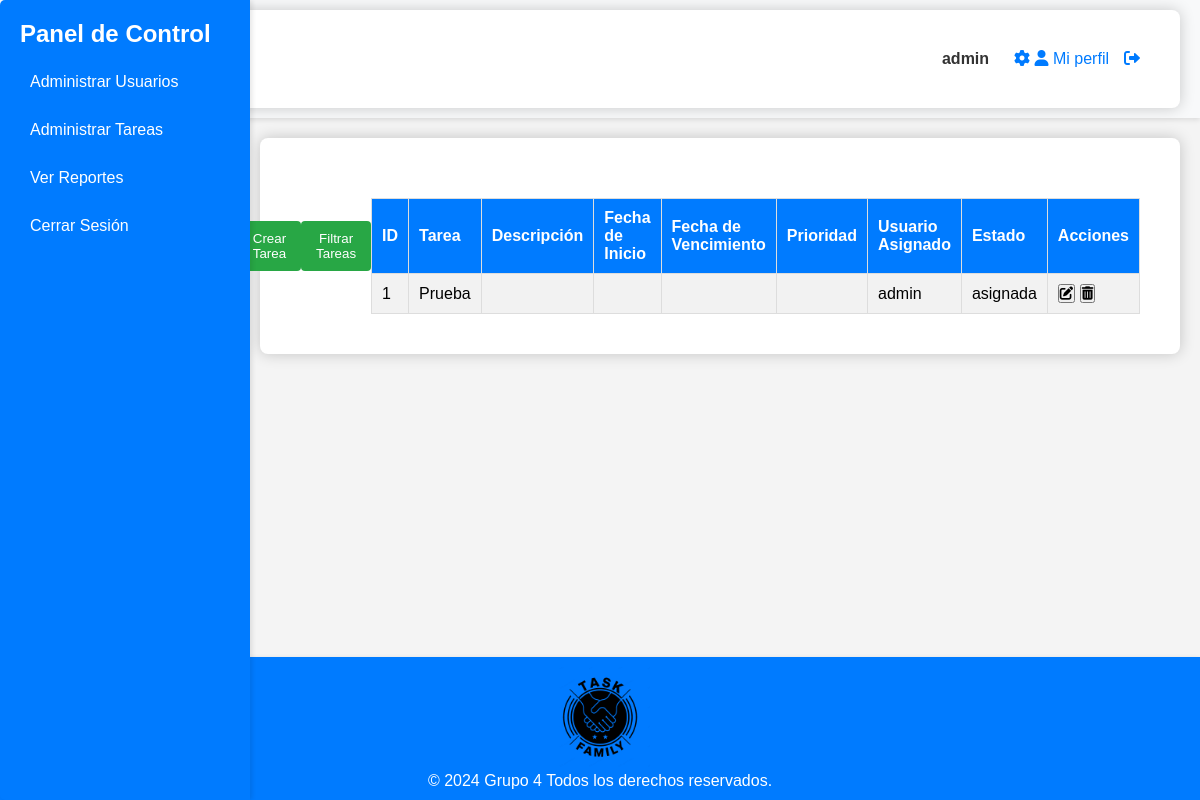
/manage_tasks.php?user_id=10 (signed in), run on an earlier commit of the app's database.
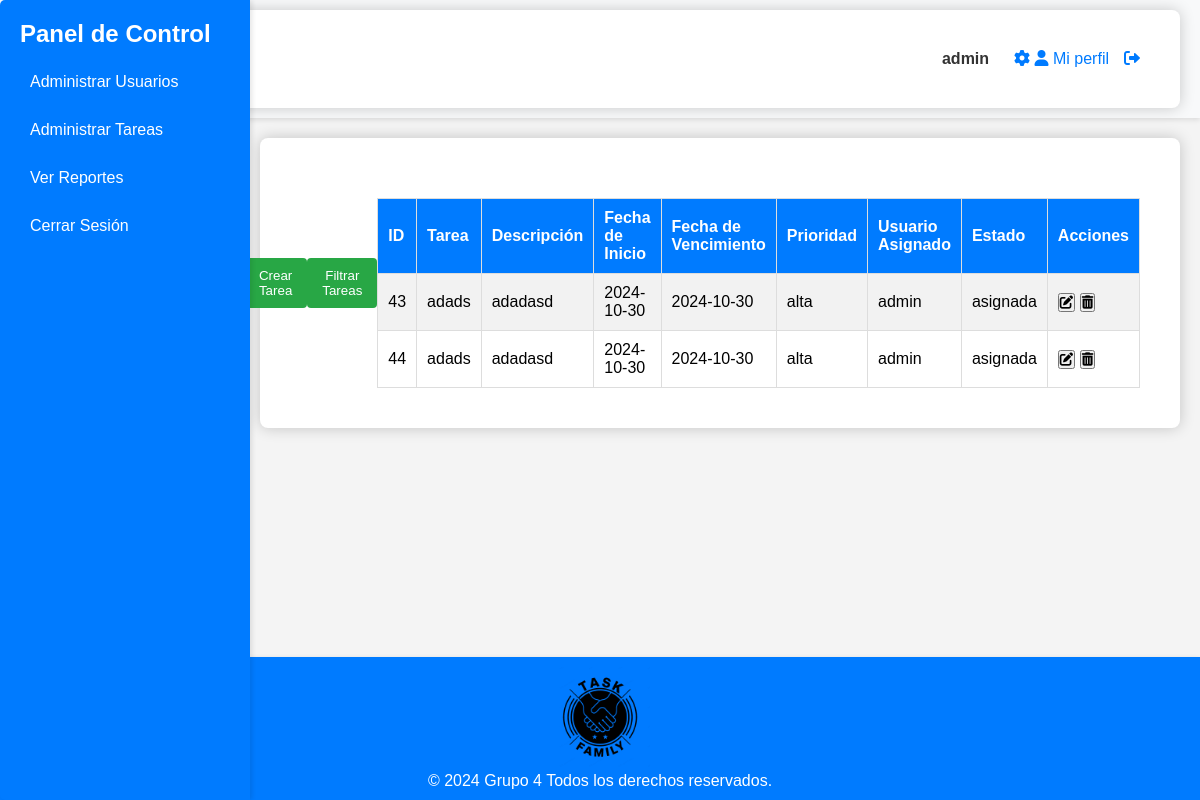
And on a later commit of the database.
### tables this page shows
CREATE TABLE `tasks` (
  `id` int(11) NOT NULL,
  `user_id` int(11) NOT NULL,
  `start_date` date DEFAULT NULL,
  `task_name` varchar(255) NOT NULL,
  `status` enum('Nueva','Pendiente','asignada','completada','En Progreso') DEFAULT 'asignada',
  `created_at` timestamp NOT NULL DEFAULT current_timestamp(),
  `updated_at` timestamp NOT NULL DEFAULT current_timestamp() ON UPDATE current_timestamp(),
  `description` text DEFAULT NULL,
  `due_date` date DEFAULT NULL,
  `priority` enum('alta','media','baja') DEFAULT NULL
);

CREATE TABLE `users` (
  `id` int(11) NOT NULL,
  `username` varchar(50) NOT NULL,
  `email` varchar(100) NOT NULL,
  `profile_picture` varchar(255) DEFAULT NULL,
  `password` varchar(255) NOT NULL,
  `role` enum('admin','user') NOT NULL,
  `created_at` timestamp NOT NULL DEFAULT current_timestamp(),
  `photo` varchar(255) DEFAULT 'uploads/default-avatar.png'
);

### manage_tasks.php (the view, shortened to what the changed rows need)
<?php
include 'db_connection.php';
$user_filter = $_GET['user_id'] ?? '';
$sql_tasks = "SELECT * FROM tasks WHERE 1=1";
$filter_params = [];
if (!empty($user_filter)) {
    $sql_tasks .= " AND user_id = ?";
    $filter_params[] = $user_filter;
}
$stmt = $conn->prepare($sql_tasks);
if (count($filter_params) > 0) {
    $types = str_repeat('s', count($filter_params));
    $stmt->bind_param($types, ...$filter_params);
}
$stmt->execute();
$result_tasks = $stmt->get_result();
?>
<!DOCTYPE html>
<html lang="es">
<head>
    <link rel="stylesheet" href="styles/admin_users.css">
    <link rel="stylesheet" href="https://cdnjs.cloudflare.com/ajax/libs/font-awesome/6.0.0/css/all.min.css">
</head>
<body>
    <?php include 'header_admin.php'; ?>
    <?php include 'sidebar.php'; ?>
    <div class="main-content">
        <div class="container">
            <table>
                <tr>
                    <th>Mensaje</th>
                    <th>Fecha</th>
                    <th>Acciones</th>
                </tr>
            </table>
          <center><h2>Tareas</h2></center>
            <table>
                <tr>
                    <th>ID</th>
                    <th>Tarea</th>
                    <th>Descripción</th>
                    <th>Fecha de Inicio</th>
                    <th>Fecha de Vencimiento</th>
                    <th>Prioridad</th>
                    <th>Usuario Asignado</th>
                    <th>Estado</th>
                    <th>Acciones</th>
                </tr>
                <?php if ($result_tasks->num_rows > 0): ?>
                    <?php while ($task = $result_tasks->fetch_assoc()): ?>
                    <tr>
                        <td><?php echo htmlspecialchars($task['id']); ?></td>
                        <td><?php echo htmlspecialchars($task['task_name']); ?></td>
                        <td><?php echo htmlspecialchars($task['description']); ?></td>
                        <td><?php echo htmlspecialchars($task['start_date']); ?></td>
                        <td><?php echo htmlspecialchars($task['due_date']); ?></td>
                        <td><?php echo htmlspecialchars($task['priority']); ?></td>
                        <td>
                            <?php
                            $user_sql = "SELECT username FROM users WHERE id = " . (int)$task['user_id'];
                            $user_result = $conn->query($user_sql);
                            $user = $user_result->fetch_assoc();
                            echo $user ? htmlspecialchars($user['username']) : 'No asignado';
                            ?>
                        </td>
                        <td><?php echo htmlspecialchars($task['status']); ?></td>
                        <td>
                            <button class="editTaskBtn" data-id="<?php echo htmlspecialchars($task['id']); ?>" data-title="<?php echo htmlspecialchars($task['task_name']); ?>" data-description="<?php echo htmlspecialchars($task['description']); ?>" data-start="<?php echo htmlspecialchars($task['start_date']); ?>" data-due="<?php echo htmlspecialchars($task['due_date']); ?>" data-priority="<?php echo htmlspecialchars($task['priority']); ?>" data-user="<?php echo htmlspecialchars($task['user_id']); ?>" data-status="<?php echo htmlspecialchars($task['status']); ?>"><i class="fas fa-edit"></i></button>
                            <button class="deleteTaskBtn" data-id="<?php echo htmlspecialchars($task['id']); ?>"><i class="fas fa-trash-alt"></i></button>
                        </td>
                    </tr>
                    <?php endwhile; ?>
                <?php else: ?>
                    <tr>
                        <td colspan="9">No hay tareas disponibles.</td>
                    </tr>
                <?php endif; ?>
            </table>
        </div>
    </div>
</body>
</html>

What changed in the data, as far as the page shows it:
removed tasks: id "1", task_name "Prueba", user.username "admin", status "asignada"
added tasks: id "43", task_name "adads", description "adadasd", start_date "2024-10-30", due_date "2024-10-30", priority "alta", user.username "admin", status "asignada"
added tasks: id "44", task_name "adads", description "adadasd", start_date "2024-10-30", due_date "2024-10-30", priority "alta", user.username "admin", status "asignada"
